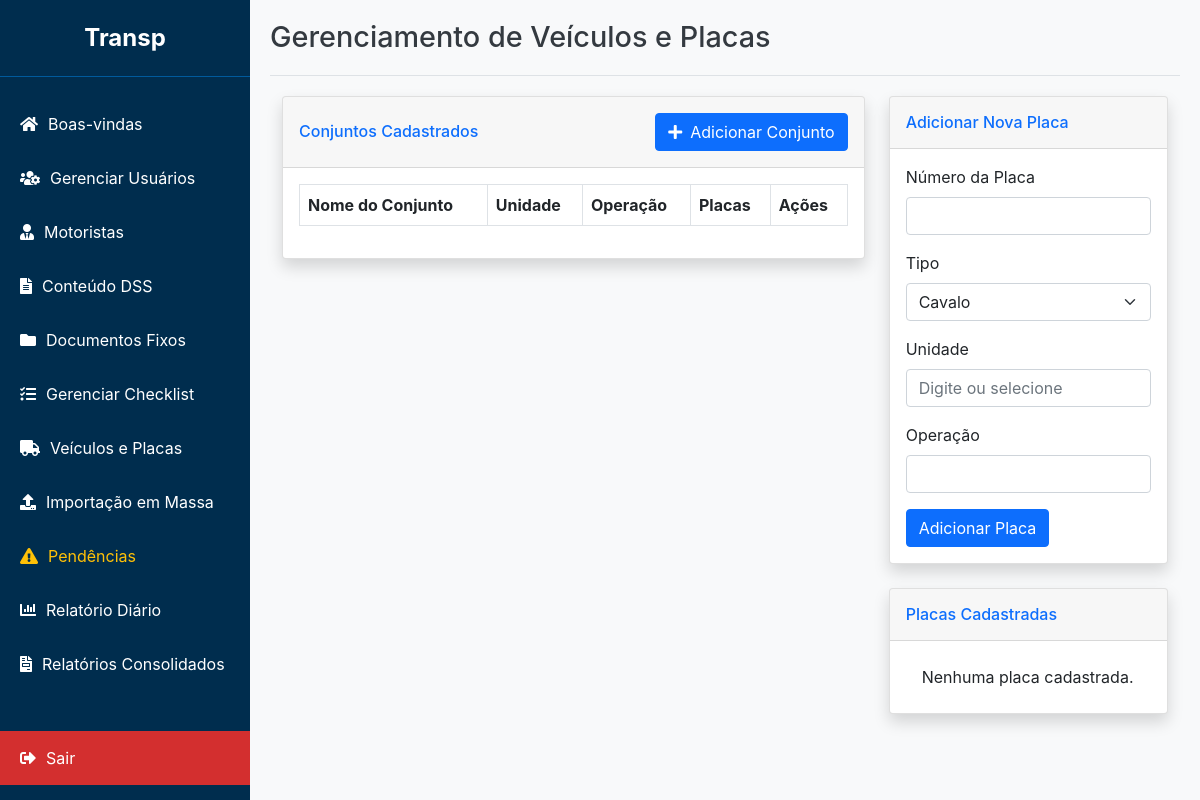
/admin/veiculos (signed in), run on an earlier commit of the app's database.
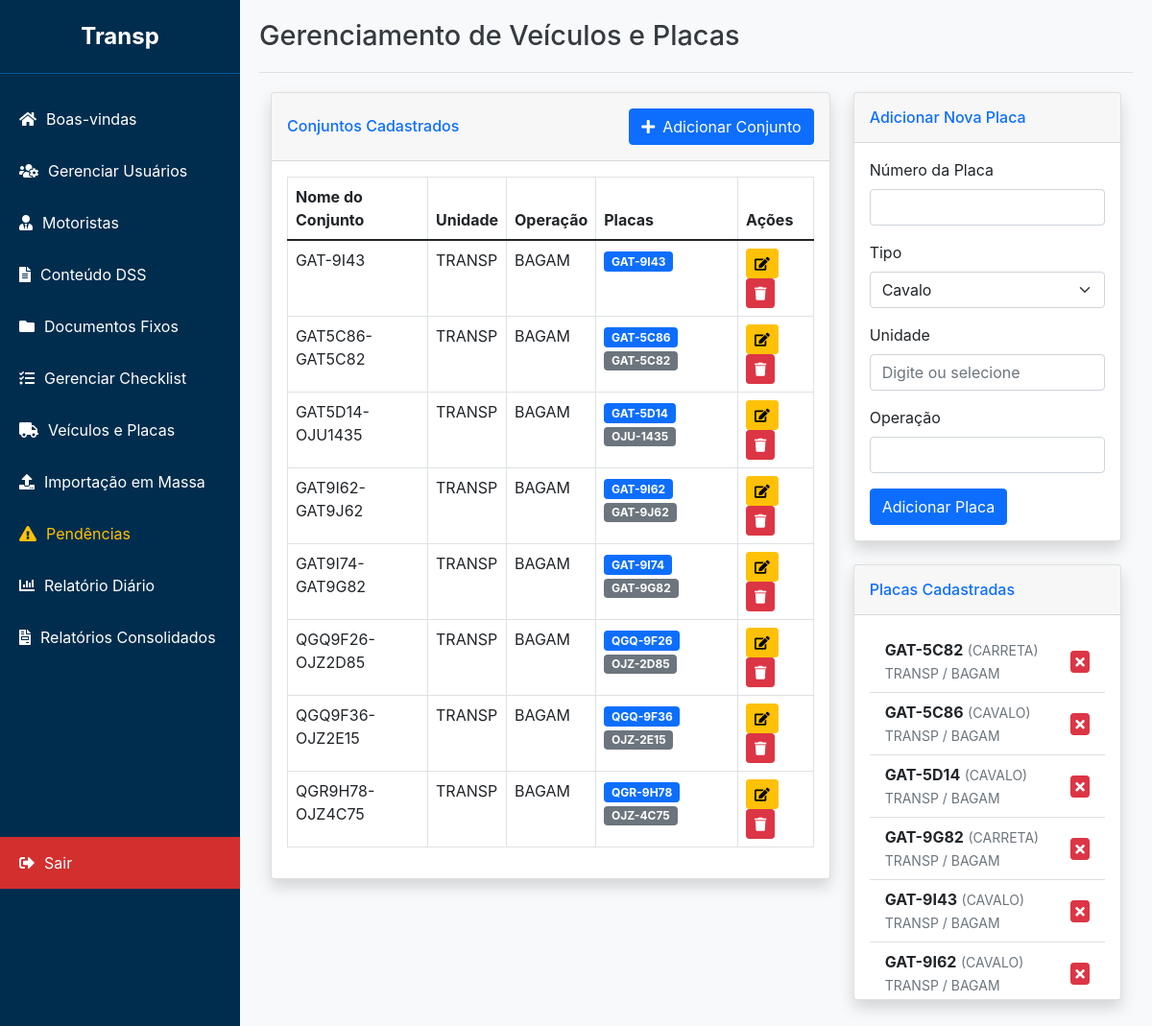
And on a later commit of the database.
### app/models.py (models this page shows)
class Veiculo(db.Model):
    id = db.Column(db.Integer, primary_key=True)
    unidade = db.Column(db.String(100), nullable=True)
    operacao = db.Column(db.String(100), nullable=True) # NOVO CAMPO
    nome_conjunto = db.Column(db.String(100), unique=True, nullable=False)
    placa_cavalo_id = db.Column(db.Integer, db.ForeignKey('placa.id'), nullable=False)
    placa_carreta1_id = db.Column(db.Integer, db.ForeignKey('placa.id'), nullable=True)
    placa_carreta2_id = db.Column(db.Integer, db.ForeignKey('placa.id'), nullable=True)
    obs = db.Column(db.Text)
    placa_cavalo = db.relationship('Placa', foreign_keys=[placa_cavalo_id])
    placa_carreta1 = db.relationship('Placa', foreign_keys=[placa_carreta1_id])
    placa_carreta2 = db.relationship('Placa', foreign_keys=[placa_carreta2_id])
    motoristas = db.relationship('Motorista', backref='veiculo', lazy=True)
    checklists_preenchidos = db.relationship('ChecklistPreenchido', backref='veiculo', lazy=True)

class Placa(db.Model):
    id = db.Column(db.Integer, primary_key=True)
    unidade = db.Column(db.String(100), nullable=True)
    operacao = db.Column(db.String(100), nullable=True) # NOVO CAMPO
    numero = db.Column(db.String(8), unique=True, nullable=False)
    tipo = db.Column(db.String(20), nullable=False) # Ex: CAVALO, CARRETA

### app/routes.py (the view)
@admin_bp.route('/veiculos')
@login_required()
def veiculos():
    user_role = session.get('role')
    user_unidade = session.get('unidade')
    veiculos_query = Veiculo.query
    placas_query = Placa.query
    if user_role != 'admin':
        veiculos_query = veiculos_query.filter(Veiculo.unidade == user_unidade)
        placas_query = placas_query.filter(Placa.unidade == user_unidade)
    lista_veiculos = veiculos_query.order_by(Veiculo.nome_conjunto).all()
    todas_as_placas = placas_query.order_by(Placa.numero).all()
    placas_em_uso_ids = set()
    for v in Veiculo.query.all(): # Precisamos checar todos os veículos, não apenas os filtrados
        if v.placa_cavalo_id: placas_em_uso_ids.add(v.placa_cavalo_id)
        if v.placa_carreta1_id: placas_em_uso_ids.add(v.placa_carreta1_id)
        if v.placa_carreta2_id: placas_em_uso_ids.add(v.placa_carreta2_id)
    placas_cavalo_disponiveis = [p for p in todas_as_placas if p.tipo == 'CAVALO' and p.id not in placas_em_uso_ids]
    placas_carreta_disponiveis = [p for p in todas_as_placas if p.tipo == 'CARRETA' and p.id not in placas_em_uso_ids]
    unidades_disponiveis = []
    if user_role == 'admin':
        unidades_db = db.session.query(Usuario.unidade).distinct().all()
        unidades_disponiveis = sorted([u[0] for u in unidades_db if u[0]])
    return render_template(
        'veiculos.html',
        veiculos=lista_veiculos,
        placas=todas_as_placas, # Lista de todas as placas para a coluna da direita
        placas_cavalo_disponiveis=placas_cavalo_disponiveis,
        placas_carreta_disponiveis=placas_carreta_disponiveis,
        unidades_disponiveis=unidades_disponiveis
    )

### app/routes.py (called while the page is built)
def login_required(required_role=["admin", "master", "comum"]):
    def decorator(f):
        @wraps(f)
        def decorated_function(*args, **kwargs):
            if 'user_id' not in session:
                flash('Por favor, faça login para acessar esta página.', 'warning')
                return redirect(url_for('admin.login'))
            user_role = session.get('role')
            if user_role not in required_role:
                flash('Você não tem permissão para acessar esta página.', 'danger')
                return redirect(url_for('admin.dashboard'))
            return f(*args, **kwargs)
        return decorated_function
    return decorator

### app/templates/veiculos.html (shortened to what this page needs)
{% extends "base_adm.html" %}
{% block header %}Gerenciamento de Veículos e Placas{% endblock %}
{% block content %}
<div class="container-fluid">
    <div class="row">
        <div class="col-lg-8">
            <div class="card shadow mb-4">
                <div class="card-header py-3 d-flex justify-content-between align-items-center">
                    <h6 class="m-0 font-weight-bold text-primary">Conjuntos Cadastrados</h6>
                    <button type="button" class="btn btn-primary" data-bs-toggle="modal" data-bs-target="#addVeiculoModal">
                        <i class="fas fa-plus me-2"></i>Adicionar Conjunto
                    </button>
                </div>
                <div class="card-body">
                    <div class="table-responsive">
                        <table class="table table-bordered" id="dataTable" width="100%" cellspacing="0">
                            <thead>
                                <tr>
                                    <th>Nome do Conjunto</th>
                                    <th>Unidade</th>
                                    <th>Operação</th>
                                    <th>Placas</th>
                                    <th>Ações</th>
                                </tr>
                            </thead>
                            <tbody>
                                {% for veiculo in veiculos %}
                                <tr>
                                    <td>{{ veiculo.nome_conjunto }}</td>
                                    <td>{{ veiculo.unidade }}</td>
                                    <td>{{ veiculo.operacao or 'N/A' }}</td>
                                    <td>
                                        {% if veiculo.placa_cavalo %}<span class="badge bg-primary">{{ veiculo.placa_cavalo.numero }}</span>{% endif %}
                                        {% if veiculo.placa_carreta1 %}<span class="badge bg-secondary">{{ veiculo.placa_carreta1.numero }}</span>{% endif %}
                                    </td>
                                    <td>
                                        <button type="button" class="btn btn-warning btn-sm" data-bs-toggle="modal" data-bs-target="#editVeiculoModal-{{ veiculo.id }}">
                                            <i class="fas fa-edit"></i>
                                        </button>
                                        <button type="button" class="btn btn-danger btn-sm" data-bs-toggle="modal" data-bs-target="#deleteVeiculoModal-{{ veiculo.id }}">
                                            <i class="fas fa-trash"></i>
                                        </button>
                                    </td>
                                </tr>
                                {% endfor %}
                            </tbody>
                        </table>
                    </div>
                </div>
            </div>
        </div>
        <div class="col-lg-4">
            <div class="card shadow mb-4">
                <div class="card-header py-3">
                    <h6 class="m-0 font-weight-bold text-primary">Adicionar Nova Placa</h6>
                </div>
                <div class="card-body">
                    <form action="{{ url_for('admin.add_placa') }}" method="POST">
                         <div class="mb-3">
                            <label class="form-label">Número da Placa</label>
                            <input type="text" class="form-control" name="numero" style="text-transform:uppercase" required>
                        </div>
                        <div class="mb-3">
                            <label class="form-label">Tipo</label>
                            <select name="tipo" class="form-select" required>
                                <option value="CAVALO">Cavalo</option>
                            </select>
                        </div>
                        <div class="mb-3">
                            <label class="form-label">Unidade</label>
                             {% if session.role == 'admin' %}
                                <input type="text" class="form-control" name="unidade" list="unidades_list" placeholder="Digite ou selecione" required>
                            {% else %}
                                <input type="text" class="form-control" name="unidade" value="{{ session.unidade }}" readonly>
                            {% endif %}
                        </div>
                         <div class="mb-3">
                            <label class="form-label">Operação</label>
                            <input type="text" class="form-control" name="operacao">
                        </div>
                        <button type="submit" class="btn btn-primary">Adicionar Placa</button>
                    </form>
                </div>
            </div>
            <div class="card shadow mb-4">
                 <div class="card-header py-3">
                    <h6 class="m-0 font-weight-bold text-primary">Placas Cadastradas</h6>
                </div>
                <div class="card-body" style="max-height: 400px; overflow-y: auto;">
                    <ul class="list-group list-group-flush">
                        {% for placa in placas|sort(attribute='numero') %}
                             <li class="list-group-item d-flex justify-content-between align-items-center">
                                <div>
                                    <strong>{{ placa.numero }}</strong> <small class="text-muted">({{ placa.tipo }})</small><br>
                                    <small class="text-muted">{{ placa.unidade }} / {{ placa.operacao or '-' }}</small>
                                </div>
                                <form action="{{ url_for('admin.delete_placa', placa_id=placa.id) }}" method="POST" onsubmit="return confirm('Tem certeza que deseja excluir a placa {{placa.numero}}?');">
                                    <button type="submit" class="btn btn-danger btn-sm py-0 px-1"><i class="fas fa-times"></i></button>
                                </form>
                            </li>
                        {% else %}
                            <li class="list-group-item">Nenhuma placa cadastrada.</li>
                        {% endfor %}
                    </ul>
                </div>
            </div>
        </div>
    </div>
</div>
{% endblock %}

### app/templates/base_adm.html (shortened to what this page needs)
<!DOCTYPE html>
<html lang="pt-br">
<head>
    <link rel="stylesheet" href="https://cdnjs.cloudflare.com/ajax/libs/font-awesome/5.15.4/css/all.min.css">
    <link href="https://cdn.jsdelivr.net/npm/bootstrap@5.1.3/dist/css/bootstrap.min.css" rel="stylesheet">
</head>
<body>
    <nav class="sidebar" id="sidebar">
        <div class="sidebar-header">
            Transp
        </div>
        <ul class="sidebar-nav">
            <li><a href="{{ url_for('admin.dashboard') }}"><i class="fas fa-home"></i> Boas-vindas</a></li>
            <li><a href="{{ url_for('admin.gerenciar_usuarios') }}"><i class="fas fa-users-cog"></i> Gerenciar Usuários</a></li>
            <li><a href="{{ url_for('admin.motoristas') }}"><i class="fas fa-user-tie"></i> Motoristas</a></li>
            <li><a href="{{ url_for('admin.conteudo') }}"><i class="fas fa-file-alt"></i> Conteúdo DSS</a></li>
            <li><a href="{{ url_for('admin.gerenciar_documentos') }}"><i class="fas fa-folder"></i> Documentos Fixos</a></li>
            <li><a href="{{ url_for('admin.checklists') }}"><i class="fas fa-tasks"></i> Gerenciar Checklist</a></li>
            <li><a href="{{ url_for('admin.veiculos') }}"><i class="fas fa-truck"></i> Veículos e Placas</a></li>
            {% if session.role == 'admin' %}
            <li><a href="{{ url_for('admin.importacao_pagina') }}"><i class="fas fa-upload"></i> Importação em Massa</a></li>
            {% endif %}
            <li><a href="{{ url_for('admin.gerenciar_pendencias') }}" style="color: #ffc107;"><i class="fas fa-exclamation-triangle"></i> Pendências</a></li>
            <li><a href="{{ url_for('admin.acompanhamento_diario') }}"><i class="fas fa-chart-bar"></i> Relatório Diário</a></li>
            <li><a href="{{ url_for('admin.relatorios_consolidados') }}"><i class="fas fa-file-invoice"></i> Relatórios Consolidados</a></li>
        </ul>
        <ul class="sidebar-nav">
             <li class="logout-link"><a href="{{ url_for('admin.admin_logout') }}"><i class="fas fa-sign-out-alt"></i> Sair</a></li>
        </ul>
    </nav>
    <main class="main-content" id="main-content">
        {% if self.header()|trim %}
        <header class="header">
            <h1>{% block header %}{% endblock %}</h1>
        </header>
        {% endif %}
        <section class="content">
            {% block content %}{% endblock %}
        </section>
    </main>
</body>
</html>

### app/templates/base_adm.html (style rules this page uses)
:root { --sidebar-width: 250px; --header-height: 60px; --primary-blue: #002D4E; --light-blue: #005A9C; --logout-red: #d32f2f; --logout-red-hover: #c62828; --flash-success: #d4edda; --flash-success-text: #155724; --flash-error: #f8d7da; --flash-error-text: #721c24; --flash-info: #cce5ff; --flash-info-text: #004085; }
body { font-family: -apple-system, BlinkMacSystemFont, "Segoe UI", Roboto, "Helvetica Neue", Arial, sans-serif; margin: 0; background-color: #f8f9fa; }
.sidebar { width: var(--sidebar-width); background-color: var(--primary-blue); color: white; display: flex; flex-direction: column; position: fixed; top: 0; left: 0; height: 100%; transition: transform 0.3s ease; z-index: 1020; }
.sidebar-header { padding: 20px; text-align: center; font-size: 1.5em; font-weight: bold; border-bottom: 1px solid var(--light-blue); }
.sidebar-nav { list-style-type: none; padding: 0; margin: 20px 0; flex-grow: 1; }
.sidebar-nav li a { color: white; text-decoration: none; display: flex; align-items: center; gap: 10px; padding: 15px 20px; transition: background-color 0.2s; }
.logout-link { margin-top: auto; }
.logout-link a { background-color: var(--logout-red) !important; }
.main-content { margin-left: var(--sidebar-width); padding: 20px; width: calc(100% - var(--sidebar-width)); }
.header { padding-bottom: 20px; border-bottom: 1px solid #dee2e6; margin-bottom: 20px; }
.header h1 { margin: 0; font-size: 1.8rem; color: #343a40; }

What changed in the data, as far as the page shows it:
added Veiculo: nome_conjunto "GAT-9I43", unidade "TRANSP", operacao "BAGAM", placa_cavalo.numero "GAT-9I43"
added Veiculo: nome_conjunto "GAT5C86-GAT5C82", unidade "TRANSP", operacao "BAGAM", placa_cavalo.numero "GAT-5C86", placa_carreta1.numero "GAT-5C82"
added Veiculo: nome_conjunto "GAT5D14-OJU1435", unidade "TRANSP", operacao "BAGAM", placa_cavalo.numero "GAT-5D14", placa_carreta1.numero "OJU-1435"
added Veiculo: nome_conjunto "GAT9I62-GAT9J62", unidade "TRANSP", operacao "BAGAM", placa_cavalo.numero "GAT-9I62", placa_carreta1.numero "GAT-9J62"
added Veiculo: nome_conjunto "GAT9I74-GAT9G82", unidade "TRANSP", operacao "BAGAM", placa_cavalo.numero "GAT-9I74", placa_carreta1.numero "GAT-9G82"
added Veiculo: nome_conjunto "QGQ9F26-OJZ2D85", unidade "TRANSP", operacao "BAGAM", placa_cavalo.numero "QGQ-9F26", placa_carreta1.numero "OJZ-2D85"
added Veiculo: nome_conjunto "QGQ9F36-OJZ2E15", unidade "TRANSP", operacao "BAGAM", placa_cavalo.numero "QGQ-9F36", placa_carreta1.numero "OJZ-2E15"
added Veiculo: nome_conjunto "QGR9H78-OJZ4C75", unidade "TRANSP", operacao "BAGAM", placa_cavalo.numero "QGR-9H78", placa_carreta1.numero "OJZ-4C75"
added Placa: numero "GAT-5C82", tipo "CARRETA", unidade "TRANSP", operacao "BAGAM"
added Placa: numero "GAT-5C86", tipo "CAVALO", unidade "TRANSP", operacao "BAGAM"
added Placa: numero "GAT-5D14", tipo "CAVALO", unidade "TRANSP", operacao "BAGAM"
added Placa: numero "GAT-9G82", tipo "CARRETA", unidade "TRANSP", operacao "BAGAM"
added Placa: numero "GAT-9I43", tipo "CAVALO", unidade "TRANSP", operacao "BAGAM"
added Placa: numero "GAT-9I62", tipo "CAVALO", unidade "TRANSP", operacao "BAGAM"
Also different on the page:
text no longer shown: "Nenhuma placa cadastrada."
